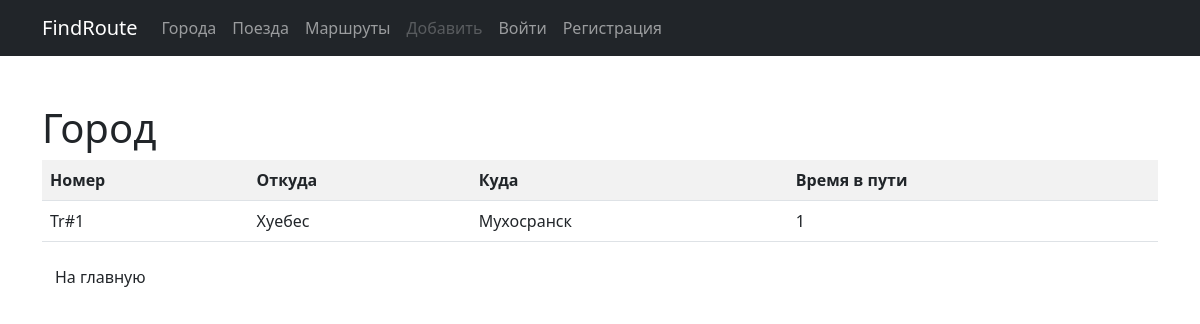
The page /trains/detail/18/ on the database its author committed.
### trains/models.py (models this page shows, shortened)
class Train(models.Model):
    name = models.CharField(max_length=50, unique=True,
                            verbose_name='Название поезда')
    travel_time = models.PositiveSmallIntegerField(verbose_name='Время в пути')
    from_city = models.ForeignKey(City, on_delete=models.CASCADE,
                                  related_name='from_city_set',
                                  verbose_name='Город отправления')
    to_city = models.ForeignKey('cities.City', on_delete=models.CASCADE,
                                related_name='to_city_set',
                                verbose_name='Город прибытия')
    class Meta:
        verbose_name = 'Поезд'
        verbose_name_plural = 'Поезда'
        ordering = ['travel_time']

### cities/models.py (models this page shows, shortened)
class City(models.Model):
    name = models.CharField(max_length=100, unique=True, verbose_name='Название города')
    def __str__(self):
        return self.name
    class Meta:
        verbose_name = 'Город'
        verbose_name_plural = 'Города'
        ordering = ['name']

### trains/views.py (the view)
# urls.py: path('detail/<int:pk>/', TrainDetailView.as_view(), name='detail'),
class TrainDetailView(DetailView):
    queryset = Train.objects.all()
    template_name = 'trains/detail.html'

### trains/templates/trains/detail.html (shortened to what this page needs)
{% extends 'base.html' %}
{% block content %}
    <h1>Город</h1>
    <div class="row">
        <div class="col-md">
            <table class="table table-striped">
                <tr>
                    <th>Номер</th>
                    <th>Откуда</th>
                    <th>Куда</th>
                    <th>Время в пути</th>
                </tr>
                    <tr>
                        <td>{{ object.name }}</td>
                        <td>{{ object.from_city }}</td>
                        <td>{{ object.to_city }}</td>
                        <td>{{ object.travel_time }}</td>
                    </tr>
            </table>
        </div>
    </div>
    <div class="row col-md-4">
        <a href="{% url 'trains:home' %}">
            <button type="button" class="btn btn-lite">На главную</button>
        </a>
    </div>
{% endblock %}

### rows shown on the page
Train: name "Tr#1", from_city "Хуебес", to_city "Мухосранск", travel_time "1"
